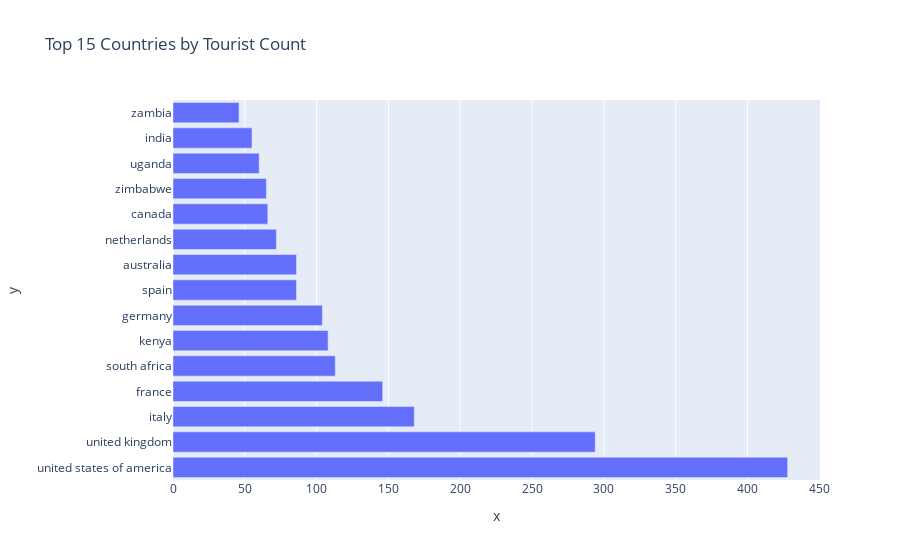
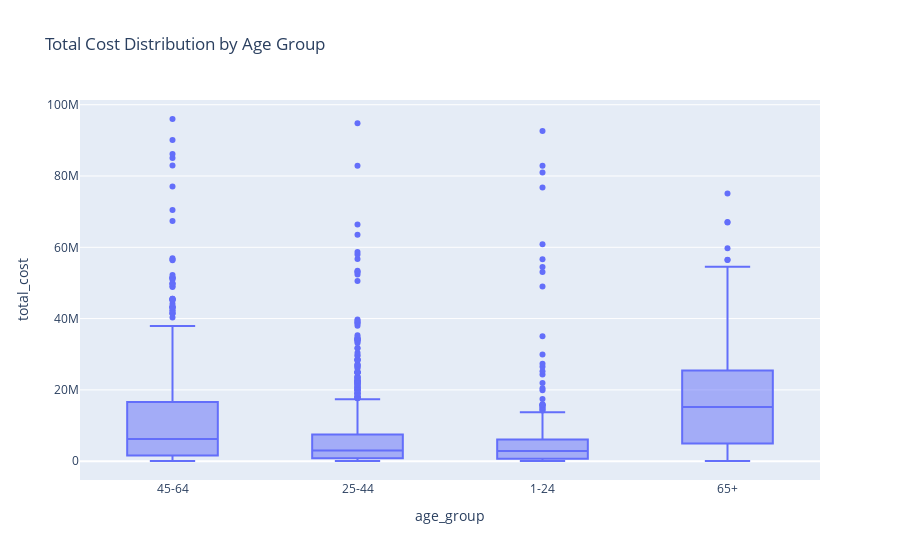
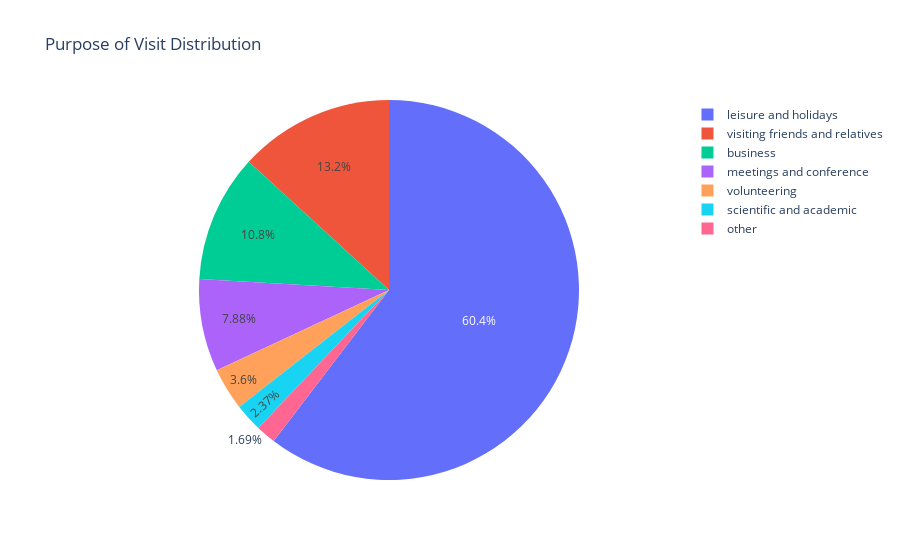

Write notebook code for charts like these, in order.
### Code cell
def run_complete_analysis():
    print("🚀 Starting Tourism Data Analysis...")
    
    train_df, test_df, sample_submission = load_tourism_data()
    
    if train_df is not None:
        print("\n" + "="*50)
        print("📊 EXPLORING TRAINING DATA")
        print("="*50)
        train_summary = explore_dataset(train_df, "Training Data")
        
        plot_missing_values(train_df, "Training Data - Missing Values")
        
        print("\n" + "="*50)
        print("🧹 CLEANING DATA")
        print("="*50)
        train_clean = clean_tourism_data(train_df)
        train_clean = standardize_tourism_data(train_clean)
        
        print("\n" + "="*50)
        print("📈 DATA VISUALIZATION")
        print("="*50)
        print("train clean data " , train_clean)
        
        categorical_columns = ['country', 'age_group', 'purpose', 'main_activity', 'travel_with']
        plot_categorical_distribution(train_clean, categorical_columns)
        
        numerical_columns = ['total_female', 'total_male', 'night_mainland', 'night_zanzibar', 'total_cost']
        plot_numerical_distribution(train_clean, numerical_columns)
        
        print("Creating interactive plots...")
        create_interactive_plots(train_clean)
        
        print("\n" + "="*50)
        print("🔗 CORRELATION ANALYSIS")
        print("="*50)
        correlation_matrix = correlation_analysis(train_clean)
        
        print("\n✅ Analysis Complete!")
        return train_clean, test_df, sample_submission
    
    else:
        print("❌ Could not load data files. Please check file paths.")
        return None, None, None

train_clean, test_df, sample_submission = run_complete_analysis()

### Figure 1 — Plotly figure (JSON) as saved in the notebook; plotly's stock layout.template omitted (floating-point values rounded to 4 significant figures)
{"data": [{"hovertemplate": "x=%{x}<br>y=%{y}<extra></extra>", "legendgroup": "", "marker": {"color": "#636efa", "pattern": {"shape": ""}}, "name": "", "orientation": "h", "showlegend": false, "textposition": "auto", "type": "bar", "x": [428, 294, 168, 146, 113, 108, 104, 86, 86, 72, 66, 65, 60, 55, 46], "xaxis": "x", "y": ["united states of america", "united kingdom", "italy", "france", "south africa", "kenya", "germany", "spain", "australia", "netherlands", "canada", "zimbabwe", "uganda", "india", "zambia"], "yaxis": "y"}], "layout": {"barmode": "relative", "legend": {"tracegroupgap": 0}, "title": {"text": "Top 15 Countries by Tourist Count"}, "xaxis": {"anchor": "y", "domain": [0, 1], "title": {"text": "x"}}, "yaxis": {"anchor": "x", "domain": [0, 1], "title": {"text": "y"}}}}

### Figure 2 — Plotly figure (JSON) as saved in the notebook; plotly's stock layout.template omitted (floating-point values rounded to 4 significant figures; data arrays with more than 128 entries replaced by an {"elided": "..."} marker saying what was removed)
{"data": [{"alignmentgroup": "True", "hovertemplate": "age_group=%{x}<br>total_cost=%{y}<extra></extra>", "legendgroup": "", "marker": {"color": "#636efa"}, "name": "", "notched": false, "offsetgroup": "", "orientation": "v", "showlegend": false, "type": "box", "x": {"elided": "2360 str values"}, "x0": " ", "xaxis": "x", "y": {"elided": "2360 float values"}, "y0": " ", "yaxis": "y"}], "layout": {"boxmode": "group", "legend": {"tracegroupgap": 0}, "title": {"text": "Total Cost Distribution by Age Group"}, "xaxis": {"anchor": "y", "domain": [0, 1], "title": {"text": "age_group"}}, "yaxis": {"anchor": "x", "domain": [0, 1], "title": {"text": "total_cost"}}}}

### Figure 3 — Plotly figure (JSON) as saved in the notebook; plotly's stock layout.template omitted (floating-point values rounded to 4 significant figures)
{"data": [{"domain": {"x": [0, 1], "y": [0, 1]}, "hovertemplate": "label=%{label}<br>value=%{value}<extra></extra>", "labels": ["leisure and holidays", "visiting friends and relatives", "business", "meetings and conference", "volunteering", "scientific and academic", "other"], "legendgroup": "", "name": "", "showlegend": true, "type": "pie", "values": [1425, 312, 256, 186, 85, 56, 40]}], "layout": {"legend": {"tracegroupgap": 0}, "title": {"text": "Purpose of Visit Distribution"}}}
